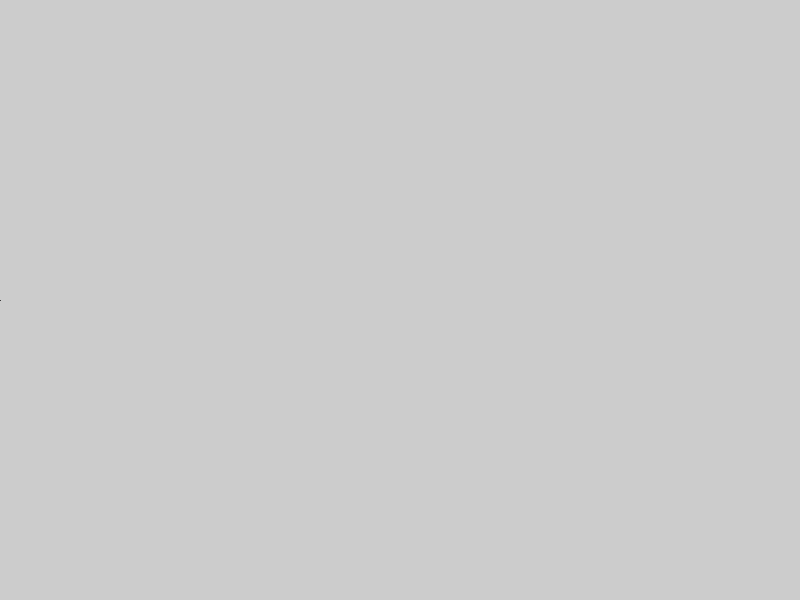
Frame 1 (no input)
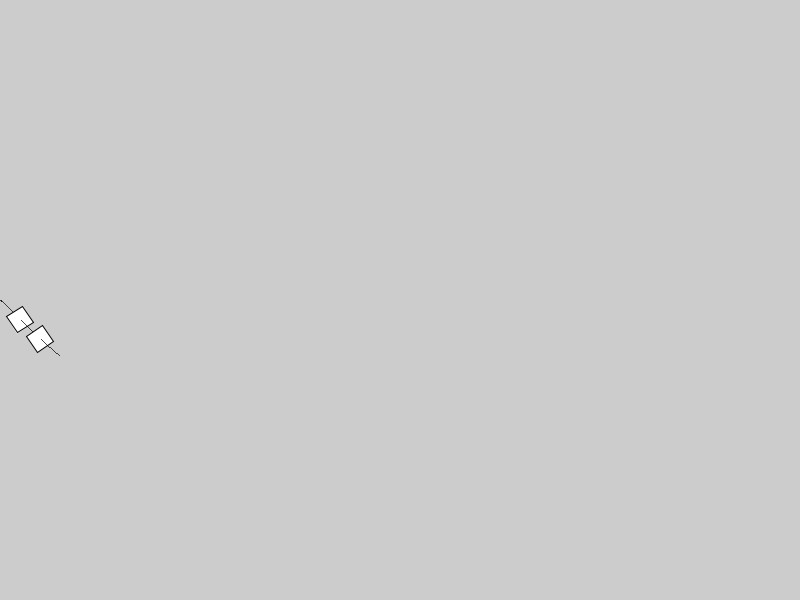
Frame 60 (the mouse pressed at the canvas centre just before this capture)
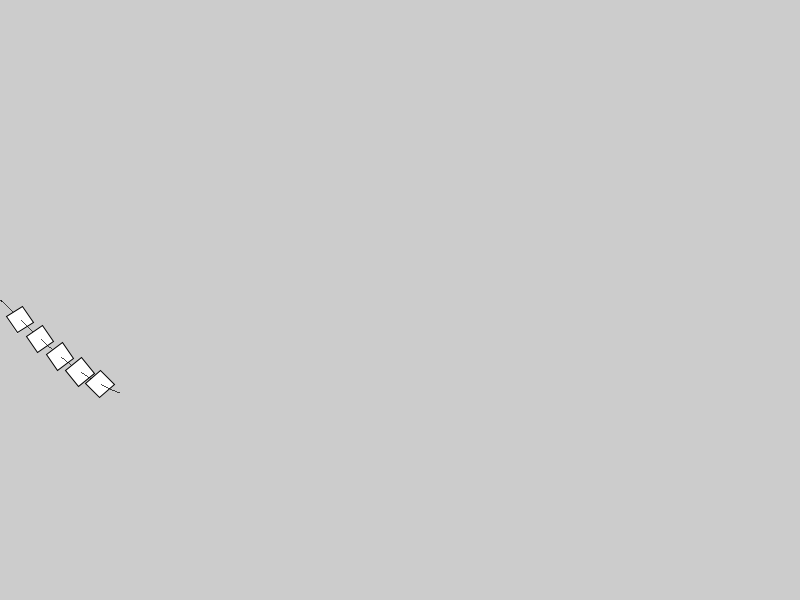
Frame 120 (the mouse held since frame 60 and released just before this capture)

The Processing sketch that drew these frames (run headless with seeded random() and noise(); from frame 60 on, the mouse is pressed at the canvas centre):

// Processing sketch: sketch_018_along_path
// ── sketch_018_along_path.pde
float theta;
float start;
void setup() {
  size(800, 600);
  start = 0;
  rectMode(CENTER);
}

void draw() {
  if(theta < TWO_PI) {
    float x = start++;
    float y = sin(theta)*100 + height/2;
    theta += 0.01;
    point(x, y);
    
    if(x % 20 == 0) {
      pushMatrix();
      translate(x, y);
      rotate(((y - height/2)/x));
      rect(0, 0, 20, 20);
      popMatrix();
    }
  }
}
